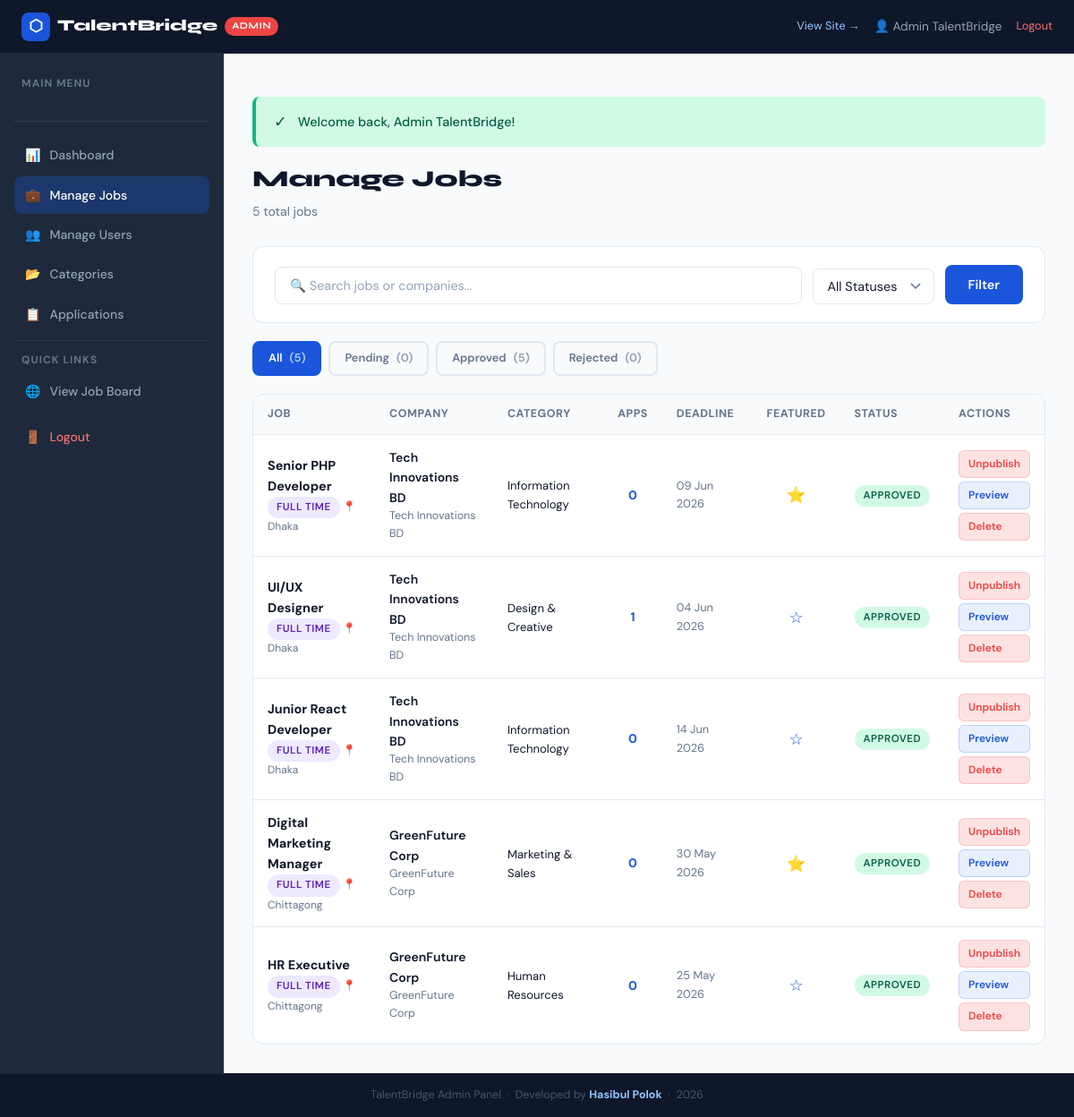
The page /admin/jobs.php (signed in) on the database its author committed.
### tables this page shows
CREATE TABLE jobs (
    id               INT AUTO_INCREMENT PRIMARY KEY,
    employer_id      INT          NOT NULL,
    company_id       INT          NOT NULL,
    category_id      INT          NOT NULL,
    title            VARCHAR(200) NOT NULL,
    slug             VARCHAR(250) NOT NULL UNIQUE,
    description      LONGTEXT     NOT NULL,
    requirements     TEXT,
    responsibilities TEXT,
    type             ENUM('full-time','part-time','remote','contract','internship','freelance') DEFAULT 'full-time',
    location         VARCHAR(200),
    city             VARCHAR(100),
    salary_min       DECIMAL(10,2),
    salary_max       DECIMAL(10,2),
    salary_type      ENUM('monthly','yearly','hourly','negotiable') DEFAULT 'monthly',
    experience_level ENUM('entry','mid','senior','lead','executive') DEFAULT 'entry',
    education_level  VARCHAR(100),
    skills_required  TEXT,
    deadline         DATE,
    status           ENUM('pending','approved','rejected','closed','draft') DEFAULT 'pending',
    is_featured      TINYINT(1)   DEFAULT 0,
    views            INT          DEFAULT 0,
    created_at       TIMESTAMP    DEFAULT CURRENT_TIMESTAMP,
    updated_at       TIMESTAMP    DEFAULT CURRENT_TIMESTAMP ON UPDATE CURRENT_TIMESTAMP,
    FOREIGN KEY (employer_id)  REFERENCES users(id)      ON DELETE CASCADE,
    FOREIGN KEY (company_id)   REFERENCES companies(id)  ON DELETE CASCADE,
    FOREIGN KEY (category_id)  REFERENCES categories(id) ON DELETE CASCADE
);

CREATE TABLE companies (
    id           INT AUTO_INCREMENT PRIMARY KEY,
    user_id      INT          NOT NULL,
    name         VARCHAR(200) NOT NULL,
    logo         VARCHAR(255),
    website      VARCHAR(255),
    email        VARCHAR(150),
    phone        VARCHAR(20),
    industry     VARCHAR(100),
    size         ENUM('1-10','11-50','51-200','201-500','500+') DEFAULT '1-10',
    founded_year YEAR,
    address      TEXT,
    city         VARCHAR(100),
    country      VARCHAR(100) DEFAULT 'Bangladesh',
    description  TEXT,
    status       ENUM('active','inactive') DEFAULT 'active',
    created_at   TIMESTAMP DEFAULT CURRENT_TIMESTAMP,
    updated_at   TIMESTAMP DEFAULT CURRENT_TIMESTAMP ON UPDATE CURRENT_TIMESTAMP,
    FOREIGN KEY (user_id) REFERENCES users(id) ON DELETE CASCADE
);

CREATE TABLE users (
    id         INT AUTO_INCREMENT PRIMARY KEY,
    name       VARCHAR(150) NOT NULL,
    email      VARCHAR(150) NOT NULL UNIQUE,
    password   VARCHAR(255) NOT NULL,
    role       ENUM('jobseeker','employer','admin') NOT NULL DEFAULT 'jobseeker',
    status     ENUM('active','inactive','banned')   NOT NULL DEFAULT 'active',
    created_at TIMESTAMP DEFAULT CURRENT_TIMESTAMP,
    updated_at TIMESTAMP DEFAULT CURRENT_TIMESTAMP ON UPDATE CURRENT_TIMESTAMP
);

CREATE TABLE categories (
    id         INT AUTO_INCREMENT PRIMARY KEY,
    name       VARCHAR(100) NOT NULL,
    slug       VARCHAR(100) NOT NULL UNIQUE,
    icon       VARCHAR(50)  DEFAULT 'briefcase',
    created_at TIMESTAMP    DEFAULT CURRENT_TIMESTAMP
);

### admin/jobs.php (the view, shortened to what this page needs)
<?php
require_once '../includes/functions.php';
$pdo = getDB();
$statusFilter   = $_GET['status'] ?? '';
$searchFilter   = trim($_GET['q'] ?? '');
$page           = max(1, intval($_GET['page'] ?? 1));
$perPage        = 15;
$where  = ["1=1"];
$params = [];
$whereClause = implode(' AND ', $where);
$countStmt = $pdo->prepare("SELECT COUNT(*) FROM jobs j JOIN companies c ON j.company_id = c.id WHERE $whereClause");
$countStmt->execute($params);
$total      = $countStmt->fetchColumn();
$offset     = ($page - 1) * $perPage;
$stmt = $pdo->prepare("
    SELECT j.*, c.name AS company_name, u.name AS employer_name,
           cat.name AS category_name,
           (SELECT COUNT(*) FROM applications WHERE job_id = j.id) AS app_count
    FROM jobs j
    JOIN companies c ON j.company_id = c.id
    JOIN users u ON j.employer_id = u.id
    JOIN categories cat ON j.category_id = cat.id
    WHERE $whereClause
    ORDER BY j.created_at DESC
    LIMIT $perPage OFFSET $offset
");
$stmt->execute($params);
$jobs = $stmt->fetchAll();
$csrf    = generateCSRF();
?>
<?php require_once '../admin/header.php'; ?>
<div class="dash-header" style="display:flex;justify-content:space-between;align-items:flex-start;flex-wrap:wrap;gap:12px;">
    <div>
        <h1 class="dash-title">Manage Jobs</h1>
        <p class="dash-subtitle"><?= number_format($total) ?> total job<?= $total != 1 ? 's' : '' ?></p>
    </div>
</div>
<div class="filter-bar" style="margin-bottom:20px;">
    <form method="GET" style="display:flex;gap:12px;flex-wrap:wrap;align-items:flex-end;">
        <div class="form-group" style="margin:0;flex:1;min-width:200px;">
            <input type="text" name="q" class="form-control" placeholder="🔍 Search jobs or companies..." value="<?= e($searchFilter) ?>">
        </div>
        <div class="form-group" style="margin:0;">
            <select name="status" class="form-control form-select">
                <option value="">All Statuses</option>
            </select>
        </div>
        <button type="submit" class="btn btn-primary">Filter</button>
    </form>
</div>
<div style="display:flex;gap:8px;flex-wrap:wrap;margin-bottom:20px;">
    <?php
    $tabCounts = [
        ''         => $pdo->query("SELECT COUNT(*) FROM jobs")->fetchColumn(),
        'pending'  => $pdo->query("SELECT COUNT(*) FROM jobs WHERE status='pending'")->fetchColumn(),
        'approved' => $pdo->query("SELECT COUNT(*) FROM jobs WHERE status='approved'")->fetchColumn(),
        'rejected' => $pdo->query("SELECT COUNT(*) FROM jobs WHERE status='rejected'")->fetchColumn(),
    ];
    $tabLabels = ['' => 'All', 'pending' => 'Pending', 'approved' => 'Approved', 'rejected' => 'Rejected'];
    foreach ($tabLabels as $val => $label):
    ?>
    <a href="<?= BASE_URL ?>/admin/jobs.php<?= $val ? '?status=' . $val : '' ?>"
       class="btn btn-sm <?= $statusFilter === $val ? 'btn-primary' : 'btn-ghost' ?>">
        <?= $label ?> <span style="opacity:0.7;">(<?= $tabCounts[$val] ?>)</span>
    </a>
    <?php endforeach; ?>
</div>
<div class="table-wrap">
    <?php if ($jobs): ?>
    <table>
        <thead>
            <tr>
                <th>Job</th>
                <th>Company</th>
                <th>Category</th>
                <th>Apps</th>
                <th>Deadline</th>
                <th>Featured</th>
                <th>Status</th>
                <th>Actions</th>
            </tr>
        </thead>
        <tbody>
            <?php foreach ($jobs as $job): ?>
            <tr>
                <td>
                    <strong style="font-size:0.9rem;"><?= e($job['title']) ?></strong>
                    <div style="font-size:0.75rem;color:var(--mid);">
                        <span class="badge badge-type"><?= jobTypeLabel($job['type']) ?></span>
                        📍 <?= e($job['city']) ?>
                    </div>
                </td>
                <td>
                    <div style="font-weight:600;font-size:0.875rem;"><?= e($job['company_name']) ?></div>
                    <div style="font-size:0.78rem;color:var(--mid);"><?= e($job['employer_name']) ?></div>
                </td>
                <td style="font-size:0.82rem;"><?= e($job['category_name']) ?></td>
                <td style="font-weight:700;color:var(--primary);text-align:center;"><?= $job['app_count'] ?></td>
                <td style="font-size:0.8rem;" class="<?= isDeadlinePassed($job['deadline']) ? 'text-danger' : 'text-muted' ?>">
                    <?= formatDate($job['deadline']) ?>
                </td>
                <td style="text-align:center;">
                    <a href="<?= BASE_URL ?>/admin/jobs.php?feature=<?= $job['id'] ?>&csrf=<?= $csrf ?>"
                       title="Toggle featured" style="font-size:1.1rem;text-decoration:none;">
                        <?= $job['is_featured'] ? '⭐' : '☆' ?>
                    </a>
                </td>
                <td><?= statusBadge($job['status']) ?></td>
                <td>
                    <div class="table-actions" style="flex-direction:column;gap:4px;">
                        <?php if ($job['status'] === 'pending'): ?>
                        <a href="<?= BASE_URL ?>/admin/jobs.php?approve=<?= $job['id'] ?>&csrf=<?= $csrf ?>" class="action-btn view" style="background:#d1fae5;color:var(--success);">✓ Approve</a>
                        <a href="<?= BASE_URL ?>/admin/jobs.php?reject=<?= $job['id'] ?>&csrf=<?= $csrf ?>" class="action-btn delete" data-confirm="Reject this job?">✕ Reject</a>
                        <?php elseif ($job['status'] === 'approved'): ?>
                        <a href="<?= BASE_URL ?>/admin/jobs.php?reject=<?= $job['id'] ?>&csrf=<?= $csrf ?>" class="action-btn delete" data-confirm="Remove approval?">Unpublish</a>
                        <?php elseif ($job['status'] === 'rejected'): ?>
                        <a href="<?= BASE_URL ?>/admin/jobs.php?approve=<?= $job['id'] ?>&csrf=<?= $csrf ?>" class="action-btn view" style="background:#d1fae5;color:var(--success);">Re-approve</a>
                        <?php endif; ?>
                        <a href="<?= BASE_URL ?>/job.php?id=<?= $job['id'] ?>" target="_blank" class="action-btn edit">Preview</a>
                        <a href="<?= BASE_URL ?>/admin/jobs.php?delete=<?= $job['id'] ?>&csrf=<?= $csrf ?>" class="action-btn delete"
                           data-confirm="Permanently delete this job and all its applications?">Delete</a>
                    </div>
                </td>
            </tr>
            <?php endforeach; ?>
        </tbody>
    </table>
    <?php endif; ?>
</div>
<?php require_once '../admin/footer.php'; ?>

### includes/functions.php (shortened to what this page needs)
<?php
function e($string) {
    return htmlspecialchars($string ?? '', ENT_QUOTES, 'UTF-8');
}
function getFlash() {
    if (isset($_SESSION['flash'])) {
        $flash = $_SESSION['flash'];
        return $flash;
    }
    return null;
}
function displayFlash() {
    $flash = getFlash();
    if ($flash) {
        $type = $flash['type'];
        $msg = e($flash['message']);
        $icons = ['success' => '✓', 'error' => '✕', 'warning' => '⚠', 'info' => 'ℹ'];
        $icon = $icons[$type] ?? 'ℹ';
        echo "<div class='flash flash-{$type}'><span class='flash-icon'>{$icon}</span>{$msg}</div>";
    }
}
function formatDate($date, $format = 'd M Y') {
    return date($format, strtotime($date));
}
function generateCSRF() {
    return $_SESSION['csrf_token'];
}
function statusBadge($status) {
    $colors = [
        'pending'     => 'badge-warning',
        'approved'    => 'badge-success',
        'rejected'    => 'badge-danger',
        'active'      => 'badge-success',
        'closed'      => 'badge-secondary',
        'draft'       => 'badge-secondary',
        'reviewed'    => 'badge-info',
        'shortlisted' => 'badge-primary',
        'interviewed' => 'badge-info',
        'hired'       => 'badge-success',
    ];
    $class = $colors[$status] ?? 'badge-secondary';
    return '<span class="badge ' . $class . '">' . ucfirst($status) . '</span>';
}
function jobTypeLabel($type) {
    $labels = [
        'full-time'  => 'Full Time',
        'part-time'  => 'Part Time',
        'remote'     => 'Remote',
        'contract'   => 'Contract',
        'internship' => 'Internship',
        'freelance'  => 'Freelance',
    ];
    return $labels[$type] ?? ucfirst($type);
}
function isDeadlinePassed($deadline) {
    return strtotime($deadline) < time();
}
?>

### assets/css/style.css (style rules this page uses)
:root { --primary: #1a56db; --primary-dark: #1344b4; --primary-light: #e8f0fe; --secondary: #f59e0b; --secondary-light: #fef3c7; --dark: #0f172a; --dark-2: #1e293b; --dark-3: #334155; --mid: #64748b; --light: #94a3b8; --border: #e2e8f0; --bg: #f8fafc; --white: #ffffff; --success: #10b981; --danger: #ef4444; --warning: #f59e0b; --info: #3b82f6; --font-display: 'Syne', sans-serif; --font-body: 'DM Sans', sans-serif; --radius: 12px; --radius-sm: 8px; --radius-lg: 20px; --shadow: 0 4px 20px rgba(0,0,0,0.08); --shadow-lg: 0 10px 40px rgba(0,0,0,0.12); --transition: all 0.25s cubic-bezier(0.4,0,0.2,1); }
*, *::before, *::after { box-sizing: border-box; margin: 0; padding: 0; }
html { scroll-behavior: smooth; font-size: 16px; }
body { font-family: var(--font-body); background: var(--bg); color: var(--dark); line-height: 1.6; overflow-x: hidden; }
a { color: var(--primary); text-decoration: none; transition: var(--transition); }
button { cursor: pointer; font-family: var(--font-body); }
input, textarea, select { font-family: var(--font-body); }
.btn { display: inline-flex; align-items: center; gap: 8px; padding: 11px 24px; border-radius: var(--radius-sm); font-weight: 600; font-size: 0.9rem; border: 2px solid transparent; transition: var(--transition); cursor: pointer; text-decoration: none; white-space: nowrap; font-family: var(--font-body); }
.btn-primary { background: var(--primary); color: white; border-color: var(--primary); }
.btn-ghost { background: transparent; color: var(--mid); border-color: var(--border); }
.btn-sm { padding: 7px 16px; font-size: 0.8rem; }
.flash { display: flex; align-items: center; gap: 12px; padding: 14px 20px; margin: 16px auto; max-width: 1220px; border-radius: var(--radius-sm); font-weight: 500; font-size: 0.9rem; animation: slideDown 0.3s ease; }
.flash-success { background: #d1fae5; color: #065f46; border-left: 4px solid var(--success); }
.flash-icon { font-size: 1.1rem; flex-shrink: 0; }
.badge { display: inline-flex; align-items: center; padding: 3px 10px; border-radius: 50px; font-size: 0.72rem; font-weight: 600; text-transform: uppercase; letter-spacing: 0.5px; }
.badge-success { background: #d1fae5; color: #065f46; }
.badge-type { background: #ede9fe; color: #5b21b6; }
.form-group { margin-bottom: 20px; }
.form-control { width: 100%; padding: 11px 16px; border: 1.5px solid var(--border); border-radius: var(--radius-sm); font-size: 0.9rem; color: var(--dark); background: white; transition: var(--transition); outline: none; font-family: var(--font-body); }
.form-control::placeholder { color: var(--light); }
.form-select { appearance: none; background-repeat: no-repeat; background-position: right 14px center; padding-right: 40px; }
.dash-header { margin-bottom: 28px; }
.dash-title { font-family: var(--font-display); font-size: 1.6rem; font-weight: 800; color: var(--dark); }
.dash-subtitle { color: var(--mid); font-size: 0.875rem; margin-top: 4px; }
.table-wrap { background: white; border: 1px solid var(--border); border-radius: var(--radius); overflow: hidden; }
table { width: 100%; border-collapse: collapse; }
th { background: var(--bg); padding: 12px 16px; text-align: left; font-size: 0.78rem; font-weight: 700; color: var(--mid); text-transform: uppercase; letter-spacing: 0.5px; border-bottom: 1px solid var(--border); white-space: nowrap; }
td { padding: 14px 16px; font-size: 0.875rem; color: var(--dark); border-bottom: 1px solid var(--border); vertical-align: middle; }
tr:last-child td { border-bottom: none; }
.table-actions { display: flex; gap: 6px; flex-wrap: wrap; }
.action-btn { display: inline-flex; align-items: center; gap: 4px; padding: 5px 10px; border-radius: 6px; font-size: 0.75rem; font-weight: 600; border: 1px solid transparent; cursor: pointer; transition: var(--transition); text-decoration: none; font-family: var(--font-body); }
.action-btn.edit { background: var(--primary-light); color: var(--primary); border-color: rgba(26,86,219,0.2); }
.action-btn.delete { background: #fee2e2; color: var(--danger); border-color: rgba(239,68,68,0.2); }
.filter-bar { background: white; border: 1px solid var(--border); border-radius: var(--radius); padding: 20px 24px; margin-bottom: 24px; }
.text-muted { color: var(--mid); }

### admin/header.php (style rules this page uses)
body { padding-top: 0; }

### rows shown on the page
jobs: id "5", title "Junior React Developer", type "FULL TIME", city "Dhaka", company.name "Tech Innovations BD", employer.name "Tech Innovations BD", category.name "Information Technology", app_count "0", deadline "14 Jun 2026", status "APPROVED"
jobs: title "Senior PHP Developer", type "FULL TIME", city "Dhaka", company.name "Tech Innovations BD", employer.name "Tech Innovations BD", category.name "Information Technology", app_count "0", deadline "09 Jun 2026", status "APPROVED"
jobs: title "UI/UX Designer", type "FULL TIME", city "Dhaka", company.name "Tech Innovations BD", employer.name "Tech Innovations BD", category.name "Design & Creative", app_count "1", deadline "04 Jun 2026", status "APPROVED"
jobs: title "Digital Marketing Manager", type "FULL TIME", city "Chittagong", company.name "GreenFuture Corp", employer.name "GreenFuture Corp", category.name "Marketing & Sales", app_count "0", deadline "30 May 2026", status "APPROVED"
jobs: title "HR Executive", type "FULL TIME", city "Chittagong", company.name "GreenFuture Corp", employer.name "GreenFuture Corp", category.name "Human Resources", app_count "0", deadline "25 May 2026", status "APPROVED"

### other values the page prints
$currentUser['name'] "Admin TalentBridge"
$icon "✓"
$msg "Welcome back, Admin TalentBridge!"
$total "5"
$label "All"
$label "Pending"
$tabCounts[$val] "0"
$label "Approved"
$label "Rejected"
